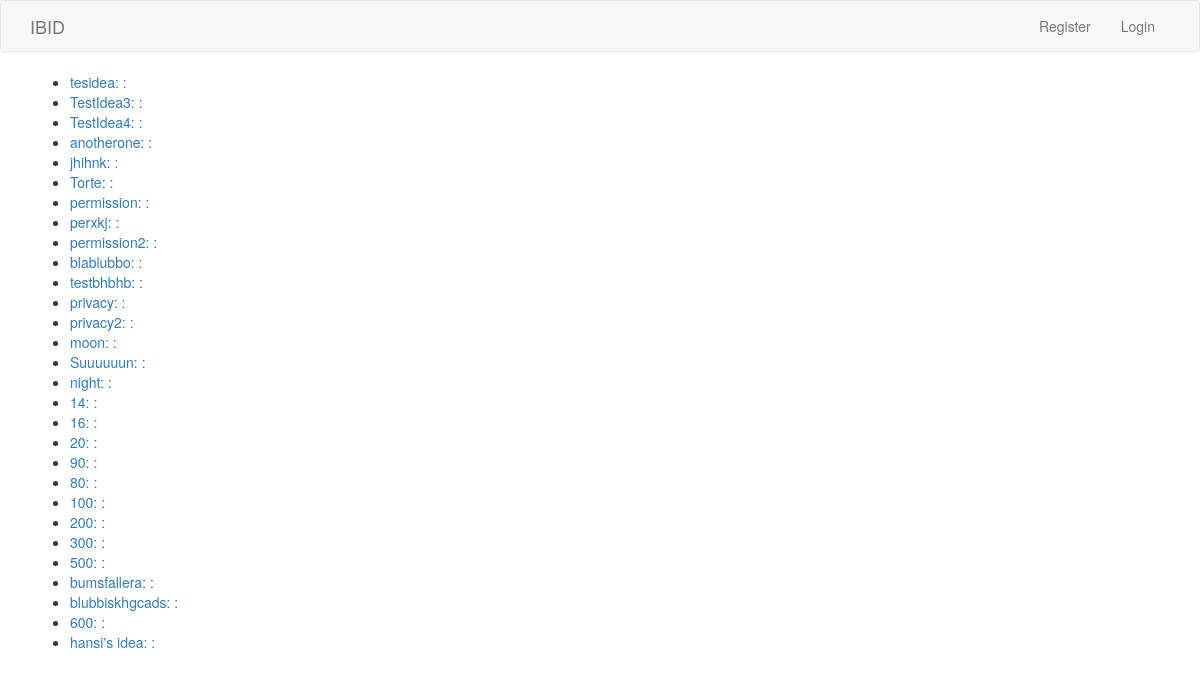
The page /ideas/ on the database as committed earlier.
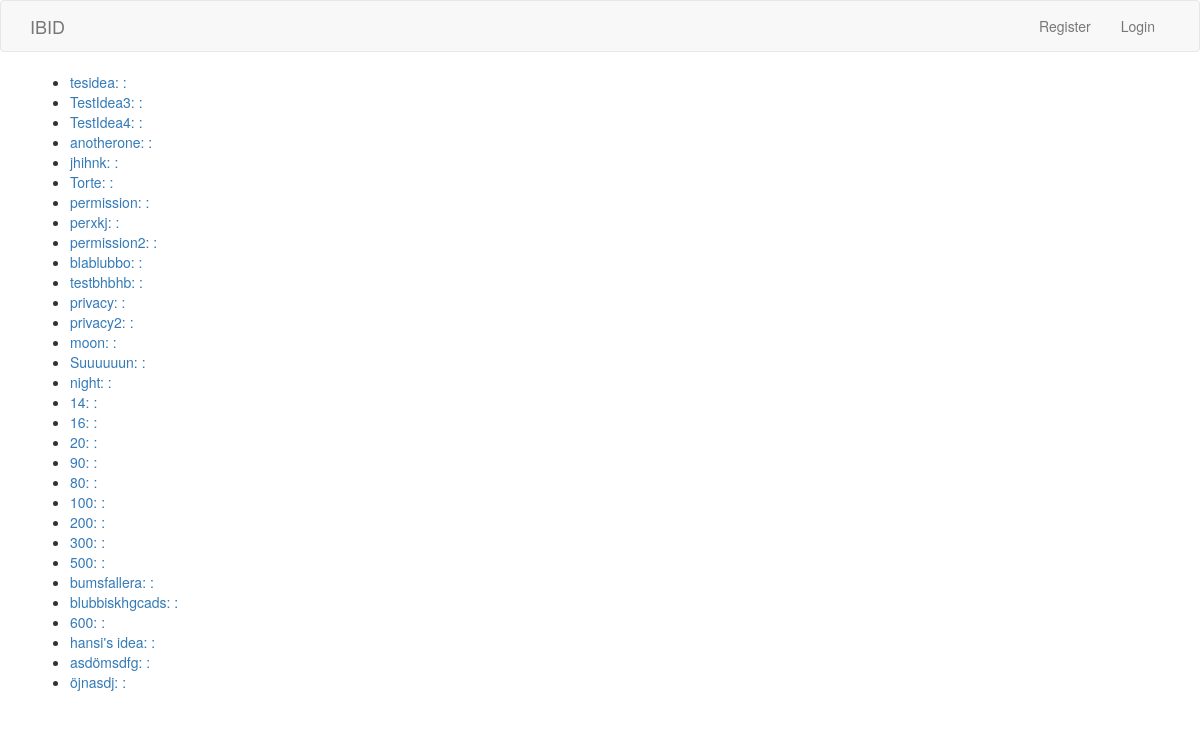
The same page on the database as committed later.
### ManageIdea/models.py (models this page shows, shortened)
class Idea(models.Model):
	title=models.CharField(max_length = 400, unique=True)
	originator = models.CharField(max_length = 400, blank=True, null=True)
	secret = models.BooleanField(default=False)
	date_added=models.DateField(default=timezone.now)
	description_short=models.CharField(max_length=2048)
	description_long=models.CharField(max_length=2048)
	status = models.CharField(max_length=2048, blank=True)
	tags = TaggableManager(help_text="A comma-separated list of tags.")
	ressources = models.CharField(max_length=2048, blank=True)
	pictures = models.ImageField(upload_to='pictures', blank=True)
	files = models.FileField(upload_to='idea_files', blank=True)
	members = models.ManyToManyField(User, through='IdeaMembership', related_name='members')
	measures=models.ManyToManyField(Measure, through='IdeaMeasures')
	class Meta:
		permissions = (
			('view', 'View Idea'),
			('edit', 'Edit Idea'),
		)

### ManageIdea/views.py (the view)
def index(request):
	all_ideas = Idea.objects.all()
	template = loader.get_template('ManageIdea/index.html')
	context = RequestContext(request, {
		'latest_ideas': all_ideas,
	})
	return HttpResponse(template.render(context))

### ManageIdea/templates/ManageIdea/index.html
{% extends 'base.html' %}
{% block body_block %}
{% if latest_ideas %}
    <ul>
    {% for idea in latest_ideas %}
        <li><a href="{% url 'ManageIdea:detail' idea.id %} ">{{ idea.title }}:</a>
        <a href="{% url 'ManageUsers:userprofile' idea.owner.id %} ">{{ idea.owner }}:</a></li>
    {% endfor %}
    </ul>
{% else %}
    <p>No ideas available.</p>
{% endif %}
{% endblock %}

Rows that differ between the two databases and show on the page:
added Idea: title "asdömsdfg"
added Idea: title "öjnasdj"
